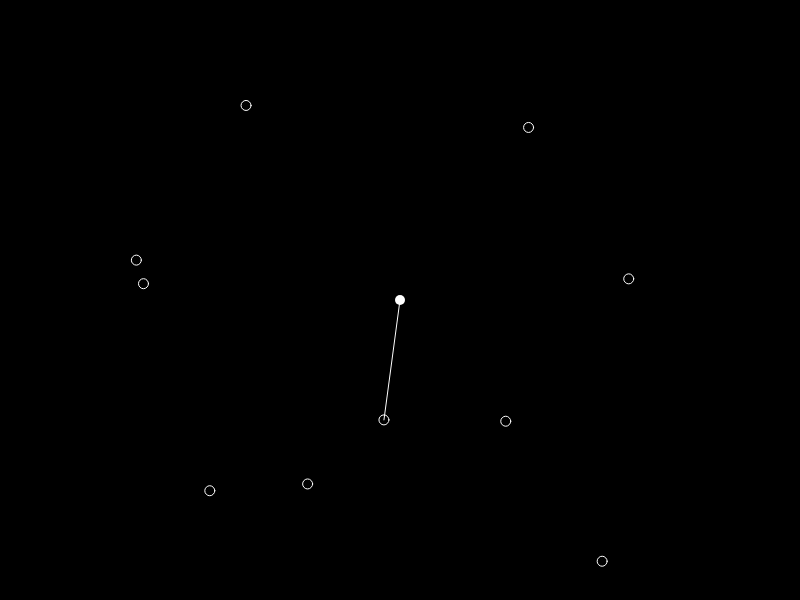
Frame 1 (no input)
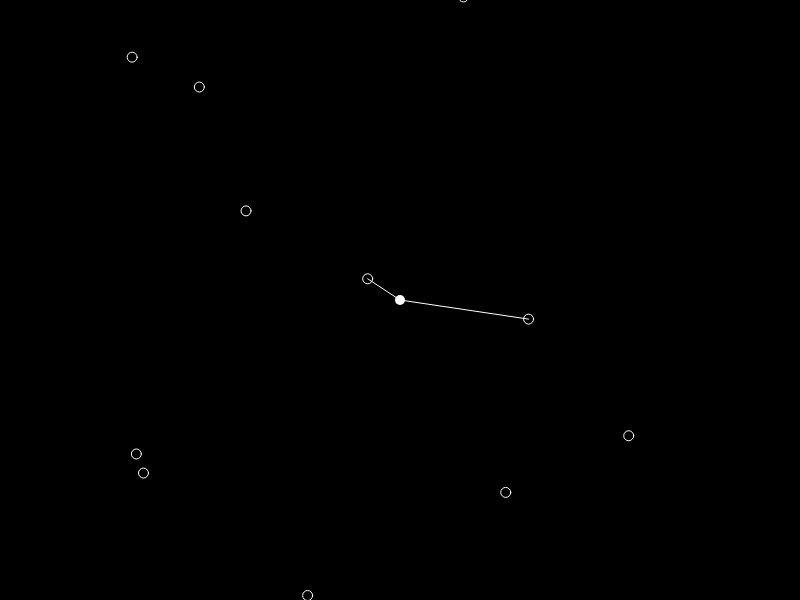
Frame 60 (no input)
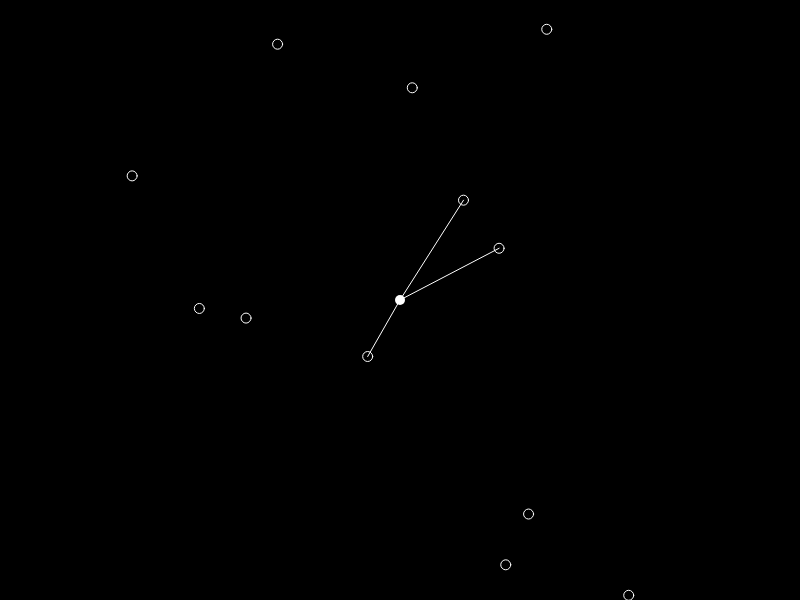
Frame 120 (the mouse pressed at the canvas centre since frame 60)

The p5.js sketch that drew these frames (run headless with seeded random() and noise() and a simulated clock; from frame 60 on, the mouse is pressed at the canvas centre):

// p5.js sketch
// ── sketch.js
let w = 500;
let h = 1000;
let xmin, xmax;
let boxw;
const maxParticles  = 300;
let particlesCount = 10;
let direction = 1;
let speed = 3;
const particles = new Array(maxParticles);
let agent;
let agentRadius = 150;

// --------------------------------------------
function setup() {
  w = displayWidth;
  h = displayHeight;

  createCanvas(w, h);

  agent = new Agent();
  xmin = agent.pos.x - 300;
  xmax = agent.pos.x + 300;

  for (let p=0; p<maxParticles; p++) {
    particles[p] = new Particle(p, createVector(random(xmin, xmax), random(h)), random(speed)+1);
  }
}


function draw() {
  background(0);
  update();

  if (particlesCount == maxParticles || particlesCount == 9) {
    direction *= -1;
  }
  
  if (frameCount % 50 == 0) {
    particlesCount += direction;
  }
  
  

  for (let p=0; p<particlesCount; p++) {
    particles[p].draw();
  }

  agent.draw();

}

function update() {
  for (let p=0; p<particlesCount; p++) {
    particles[p].update();
  }
}


// --------------------------------------------
class Agent {
  pos = createVector(width/2, height/2);

  draw() {
    fill(255);
    noStroke();

    ellipse(this.pos.x, this.pos.y, 10, 10);

    stroke(255);
    for (let p=0; p<particlesCount; p++) {
      let dist = this.pos.dist(particles[p].pos);
      if (dist <= agentRadius) {
        line(this.pos.x, this.pos.y, particles[p].pos.x, particles[p].pos.y);
        particles[p].touched = true;
      }
    }

  }
}

// --------------------------------------------
class Particle {  
  id = 0;
  pos = 0;
  speed = 0;
  touched = false;

  constructor(_id, _pos, _speed) {
    this.id = _id;
    this.pos = _pos;
    this.speed = _speed;
  }

  update() {
    this.pos.y += this.speed;
    // this.pos.x += random(-5,5);

    if (this.pos.y > height)  {
      this.reset();
    }
  }

  reset() {
    this.pos.y = -20;
    this.pos.x = random(xmin, xmax);
  }

  draw() {
    fill(0);
    // fill(255 * this.touched);
    stroke(255);
    ellipse(this.pos.x, this.pos.y, 10, 10);
  }
  
}
